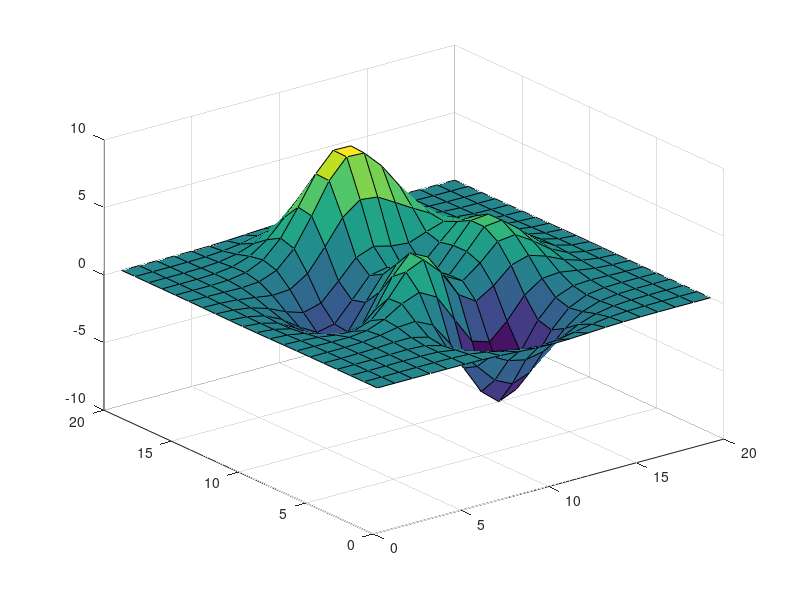

This chart was generated by the following MATLAB code: (Note: this script raises an error after producing the figure.)
%=============================================================================
% Copyright (c) 2026-present Allan CORNET (Nelson)
%=============================================================================
% This file is part of Nelson.
%=============================================================================
% LICENCE_BLOCK_BEGIN
% SPDX-License-Identifier: LGPL-3.0-or-later
% LICENCE_BLOCK_END
%=============================================================================
% <--ADV-CLI MODE-->
%=============================================================================
close all;
f = figure('Visible', 'off');
surf(peaks(20));
ax = gca();
%=============================================================================
v = camva();
asserts.istrue(isscalar(v));
asserts.isequal(camva(ax), get(ax, 'CameraViewAngle'));
%=============================================================================
% Setting the view angle switches the mode to manual and keeps the value.
camva(ax, 25);
asserts.isequal(camva(ax), 25);
asserts.isequal(char(camva(ax, 'mode')), 'manual');
%=============================================================================
camva(ax, 'auto');
asserts.isequal(char(camva(ax, 'mode')), 'auto');
%=============================================================================
asserts.checkerror('camva(gca(), -1)', 'Camera view angle must be a real scalar in the range (0, 180).');
asserts.checkerror('camva(gca(), 200)', 'Camera view angle must be a real scalar in the range (0, 180).');
%=============================================================================
close all;
%=============================================================================
